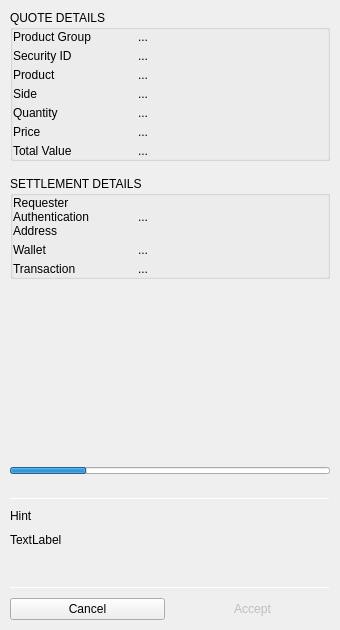
<?xml version="1.0" encoding="UTF-8"?>
<ui version="4.0">
 <class>DealerXBTSettlementDialog</class>
 <widget class="QDialog" name="DealerXBTSettlementDialog">
  <property name="geometry">
   <rect>
    <x>0</x>
    <y>0</y>
    <width>340</width>
    <height>630</height>
   </rect>
  </property>
  <property name="sizePolicy">
   <sizepolicy hsizetype="Fixed" vsizetype="Fixed">
    <horstretch>0</horstretch>
    <verstretch>0</verstretch>
   </sizepolicy>
  </property>
  <property name="minimumSize">
   <size>
    <width>340</width>
    <height>630</height>
   </size>
  </property>
  <property name="windowTitle">
   <string>Dealer's XBT Settlement</string>
  </property>
  <layout class="QVBoxLayout" name="verticalLayout_3">
   <property name="spacing">
    <number>0</number>
   </property>
   <property name="leftMargin">
    <number>0</number>
   </property>
   <property name="topMargin">
    <number>0</number>
   </property>
   <property name="rightMargin">
    <number>0</number>
   </property>
   <property name="bottomMargin">
    <number>0</number>
   </property>
   <item>
    <widget class="QWidget" name="verticalWidget" native="true">
     <property name="sizePolicy">
      <sizepolicy hsizetype="Preferred" vsizetype="Expanding">
       <horstretch>0</horstretch>
       <verstretch>0</verstretch>
      </sizepolicy>
     </property>
     <property name="minimumSize">
      <size>
       <width>0</width>
       <height>0</height>
      </size>
     </property>
     <layout class="QVBoxLayout" name="verticalLayout_2">
      <property name="spacing">
       <number>15</number>
      </property>
      <property name="leftMargin">
       <number>10</number>
      </property>
      <property name="topMargin">
       <number>10</number>
      </property>
      <property name="rightMargin">
       <number>10</number>
      </property>
      <property name="bottomMargin">
       <number>5</number>
      </property>
      <item>
       <widget class="QGroupBox" name="groupBox_2">
        <property name="title">
         <string>QUOTE DETAILS</string>
        </property>
        <layout class="QVBoxLayout" name="verticalLayout_6">
         <property name="spacing">
          <number>5</number>
         </property>
         <property name="leftMargin">
          <number>0</number>
         </property>
         <property name="topMargin">
          <number>0</number>
         </property>
         <property name="rightMargin">
          <number>0</number>
         </property>
         <property name="bottomMargin">
          <number>0</number>
         </property>
         <item>
          <widget class="QWidget" name="horizontalWidget4" native="true">
           <property name="minimumSize">
            <size>
             <width>0</width>
             <height>0</height>
            </size>
           </property>
           <layout class="QHBoxLayout" name="horizontalLayout_7">
            <property name="spacing">
             <number>5</number>
            </property>
            <property name="leftMargin">
             <number>0</number>
            </property>
            <property name="topMargin">
             <number>0</number>
            </property>
            <property name="rightMargin">
             <number>0</number>
            </property>
            <property name="bottomMargin">
             <number>0</number>
            </property>
            <item>
             <widget class="QLabel" name="label_8">
              <property name="minimumSize">
               <size>
                <width>120</width>
                <height>0</height>
               </size>
              </property>
              <property name="maximumSize">
               <size>
                <width>120</width>
                <height>16777215</height>
               </size>
              </property>
              <property name="text">
               <string>Product Group</string>
              </property>
              <property name="wordWrap">
               <bool>true</bool>
              </property>
             </widget>
            </item>
            <item>
             <widget class="QLabel" name="labelProductGroup">
              <property name="text">
               <string>...</string>
              </property>
              <property name="wordWrap">
               <bool>true</bool>
              </property>
              <property name="whiteLabel" stdset="0">
               <bool>true</bool>
              </property>
             </widget>
            </item>
           </layout>
          </widget>
         </item>
         <item>
          <widget class="QWidget" name="horizontalWidget5" native="true">
           <property name="minimumSize">
            <size>
             <width>0</width>
             <height>0</height>
            </size>
           </property>
           <layout class="QHBoxLayout" name="horizontalLayout_8">
            <property name="spacing">
             <number>5</number>
            </property>
            <property name="leftMargin">
             <number>0</number>
            </property>
            <property name="topMargin">
             <number>0</number>
            </property>
            <property name="rightMargin">
             <number>0</number>
            </property>
            <property name="bottomMargin">
             <number>0</number>
            </property>
            <item>
             <widget class="QLabel" name="label_2">
              <property name="minimumSize">
               <size>
                <width>120</width>
                <height>0</height>
               </size>
              </property>
              <property name="maximumSize">
               <size>
                <width>120</width>
                <height>16777215</height>
               </size>
              </property>
              <property name="text">
               <string>Security ID</string>
              </property>
              <property name="wordWrap">
               <bool>true</bool>
              </property>
             </widget>
            </item>
            <item>
             <widget class="QLabel" name="labelSecurityId">
              <property name="text">
               <string>...</string>
              </property>
              <property name="wordWrap">
               <bool>true</bool>
              </property>
              <property name="whiteLabel" stdset="0">
               <bool>true</bool>
              </property>
             </widget>
            </item>
           </layout>
          </widget>
         </item>
         <item>
          <widget class="QWidget" name="horizontalWidget6" native="true">
           <property name="minimumSize">
            <size>
             <width>0</width>
             <height>0</height>
            </size>
           </property>
           <layout class="QHBoxLayout" name="horizontalLayout_9">
            <property name="spacing">
             <number>5</number>
            </property>
            <property name="leftMargin">
             <number>0</number>
            </property>
            <property name="topMargin">
             <number>0</number>
            </property>
            <property name="rightMargin">
             <number>0</number>
            </property>
            <property name="bottomMargin">
             <number>0</number>
            </property>
            <item>
             <widget class="QLabel" name="label_3">
              <property name="minimumSize">
               <size>
                <width>120</width>
                <height>0</height>
               </size>
              </property>
              <property name="maximumSize">
               <size>
                <width>120</width>
                <height>16777215</height>
               </size>
              </property>
              <property name="text">
               <string>Product</string>
              </property>
              <property name="wordWrap">
               <bool>true</bool>
              </property>
             </widget>
            </item>
            <item>
             <widget class="QLabel" name="labelProduct">
              <property name="text">
               <string>...</string>
              </property>
              <property name="wordWrap">
               <bool>true</bool>
              </property>
              <property name="whiteLabel" stdset="0">
               <bool>true</bool>
              </property>
             </widget>
            </item>
           </layout>
          </widget>
         </item>
         <item>
          <widget class="QWidget" name="horizontalWidget7" native="true">
           <property name="minimumSize">
            <size>
             <width>0</width>
             <height>0</height>
            </size>
           </property>
           <layout class="QHBoxLayout" name="horizontalLayout_10">
            <property name="spacing">
             <number>5</number>
            </property>
            <property name="leftMargin">
             <number>0</number>
            </property>
            <property name="topMargin">
             <number>0</number>
            </property>
            <property name="rightMargin">
             <number>0</number>
            </property>
            <property name="bottomMargin">
             <number>0</number>
            </property>
            <item>
             <widget class="QLabel" name="label_4">
              <property name="minimumSize">
               <size>
                <width>120</width>
                <height>0</height>
               </size>
              </property>
              <property name="maximumSize">
               <size>
                <width>120</width>
                <height>16777215</height>
               </size>
              </property>
              <property name="text">
               <string>Side</string>
              </property>
              <property name="wordWrap">
               <bool>true</bool>
              </property>
             </widget>
            </item>
            <item>
             <widget class="QLabel" name="labelSide">
              <property name="text">
               <string>...</string>
              </property>
              <property name="wordWrap">
               <bool>true</bool>
              </property>
              <property name="whiteLabel" stdset="0">
               <bool>true</bool>
              </property>
             </widget>
            </item>
           </layout>
          </widget>
         </item>
         <item>
          <widget class="QWidget" name="horizontalWidget8" native="true">
           <property name="minimumSize">
            <size>
             <width>0</width>
             <height>0</height>
            </size>
           </property>
           <layout class="QHBoxLayout" name="horizontalLayout_11">
            <property name="spacing">
             <number>5</number>
            </property>
            <property name="leftMargin">
             <number>0</number>
            </property>
            <property name="topMargin">
             <number>0</number>
            </property>
            <property name="rightMargin">
             <number>0</number>
            </property>
            <property name="bottomMargin">
             <number>0</number>
            </property>
            <item>
             <widget class="QLabel" name="label_5">
              <property name="minimumSize">
               <size>
                <width>120</width>
                <height>0</height>
               </size>
              </property>
              <property name="maximumSize">
               <size>
                <width>120</width>
                <height>16777215</height>
               </size>
              </property>
              <property name="text">
               <string>Quantity</string>
              </property>
              <property name="wordWrap">
               <bool>true</bool>
              </property>
             </widget>
            </item>
            <item>
             <widget class="QLabel" name="labelQuantity">
              <property name="text">
               <string>...</string>
              </property>
              <property name="wordWrap">
               <bool>true</bool>
              </property>
              <property name="whiteLabel" stdset="0">
               <bool>true</bool>
              </property>
             </widget>
            </item>
           </layout>
          </widget>
         </item>
         <item>
          <widget class="QWidget" name="horizontalWidget9" native="true">
           <property name="minimumSize">
            <size>
             <width>0</width>
             <height>0</height>
            </size>
           </property>
           <layout class="QHBoxLayout" name="horizontalLayout_12">
            <property name="spacing">
             <number>5</number>
            </property>
            <property name="leftMargin">
             <number>0</number>
            </property>
            <property name="topMargin">
             <number>0</number>
            </property>
            <property name="rightMargin">
             <number>0</number>
            </property>
            <property name="bottomMargin">
             <number>0</number>
            </property>
            <item>
             <widget class="QLabel" name="label_6">
              <property name="minimumSize">
               <size>
                <width>120</width>
                <height>0</height>
               </size>
              </property>
              <property name="maximumSize">
               <size>
                <width>120</width>
                <height>16777215</height>
               </size>
              </property>
              <property name="text">
               <string>Price</string>
              </property>
              <property name="wordWrap">
               <bool>true</bool>
              </property>
             </widget>
            </item>
            <item>
             <widget class="QLabel" name="labelPrice">
              <property name="text">
               <string>...</string>
              </property>
              <property name="wordWrap">
               <bool>true</bool>
              </property>
              <property name="whiteLabel" stdset="0">
               <bool>true</bool>
              </property>
             </widget>
            </item>
           </layout>
          </widget>
         </item>
         <item>
          <widget class="QWidget" name="horizontalWidget10" native="true">
           <property name="minimumSize">
            <size>
             <width>0</width>
             <height>0</height>
            </size>
           </property>
           <layout class="QHBoxLayout" name="horizontalLayout_13">
            <property name="spacing">
             <number>5</number>
            </property>
            <property name="leftMargin">
             <number>0</number>
            </property>
            <property name="topMargin">
             <number>0</number>
            </property>
            <property name="rightMargin">
             <number>0</number>
            </property>
            <property name="bottomMargin">
             <number>0</number>
            </property>
            <item>
             <widget class="QLabel" name="label_7">
              <property name="minimumSize">
               <size>
                <width>120</width>
                <height>0</height>
               </size>
              </property>
              <property name="maximumSize">
               <size>
                <width>120</width>
                <height>16777215</height>
               </size>
              </property>
              <property name="text">
               <string>Total Value</string>
              </property>
              <property name="wordWrap">
               <bool>true</bool>
              </property>
             </widget>
            </item>
            <item>
             <widget class="QLabel" name="labelTotal">
              <property name="text">
               <string>...</string>
              </property>
              <property name="wordWrap">
               <bool>true</bool>
              </property>
              <property name="whiteLabel" stdset="0">
               <bool>true</bool>
              </property>
             </widget>
            </item>
           </layout>
          </widget>
         </item>
        </layout>
       </widget>
      </item>
      <item>
       <widget class="QGroupBox" name="groupBox_3">
        <property name="title">
         <string>SETTLEMENT DETAILS</string>
        </property>
        <layout class="QVBoxLayout" name="verticalLayout_4">
         <property name="spacing">
          <number>5</number>
         </property>
         <property name="leftMargin">
          <number>0</number>
         </property>
         <property name="topMargin">
          <number>0</number>
         </property>
         <property name="rightMargin">
          <number>0</number>
         </property>
         <property name="bottomMargin">
          <number>0</number>
         </property>
         <item>
          <widget class="QWidget" name="horizontalWidget" native="true">
           <property name="minimumSize">
            <size>
             <width>0</width>
             <height>0</height>
            </size>
           </property>
           <layout class="QHBoxLayout" name="horizontalLayout_3">
            <property name="spacing">
             <number>5</number>
            </property>
            <property name="leftMargin">
             <number>0</number>
            </property>
            <property name="topMargin">
             <number>0</number>
            </property>
            <property name="rightMargin">
             <number>0</number>
            </property>
            <property name="bottomMargin">
             <number>0</number>
            </property>
            <item>
             <widget class="QLabel" name="label">
              <property name="minimumSize">
               <size>
                <width>120</width>
                <height>0</height>
               </size>
              </property>
              <property name="maximumSize">
               <size>
                <width>120</width>
                <height>16777215</height>
               </size>
              </property>
              <property name="text">
               <string>Requester Authentication Address</string>
              </property>
              <property name="wordWrap">
               <bool>true</bool>
              </property>
             </widget>
            </item>
            <item>
             <widget class="QLabel" name="labelRequestorAuthAddress">
              <property name="text">
               <string>...</string>
              </property>
              <property name="wordWrap">
               <bool>true</bool>
              </property>
              <property name="whiteLabel" stdset="0">
               <bool>true</bool>
              </property>
             </widget>
            </item>
           </layout>
          </widget>
         </item>
         <item>
          <widget class="QWidget" name="horizontalWidget1" native="true">
           <property name="minimumSize">
            <size>
             <width>0</width>
             <height>0</height>
            </size>
           </property>
           <layout class="QHBoxLayout" name="horizontalLayout_4">
            <property name="spacing">
             <number>5</number>
            </property>
            <property name="leftMargin">
             <number>0</number>
            </property>
            <property name="topMargin">
             <number>0</number>
            </property>
            <property name="rightMargin">
             <number>0</number>
            </property>
            <property name="bottomMargin">
             <number>0</number>
            </property>
            <item>
             <widget class="QLabel" name="labelWalletDescription">
              <property name="minimumSize">
               <size>
                <width>120</width>
                <height>0</height>
               </size>
              </property>
              <property name="maximumSize">
               <size>
                <width>120</width>
                <height>16777215</height>
               </size>
              </property>
              <property name="text">
               <string>Wallet</string>
              </property>
              <property name="wordWrap">
               <bool>true</bool>
              </property>
             </widget>
            </item>
            <item>
             <widget class="QLabel" name="labelWallet">
              <property name="text">
               <string>...</string>
              </property>
              <property name="wordWrap">
               <bool>true</bool>
              </property>
              <property name="whiteLabel" stdset="0">
               <bool>true</bool>
              </property>
             </widget>
            </item>
           </layout>
          </widget>
         </item>
         <item>
          <widget class="QWidget" name="horizontalWidget3" native="true">
           <property name="minimumSize">
            <size>
             <width>0</width>
             <height>0</height>
            </size>
           </property>
           <layout class="QHBoxLayout" name="horizontalLayout_6">
            <property name="spacing">
             <number>5</number>
            </property>
            <property name="leftMargin">
             <number>0</number>
            </property>
            <property name="topMargin">
             <number>0</number>
            </property>
            <property name="rightMargin">
             <number>0</number>
            </property>
            <property name="bottomMargin">
             <number>0</number>
            </property>
            <item>
             <widget class="QLabel" name="labelTransactionDescription">
              <property name="minimumSize">
               <size>
                <width>120</width>
                <height>0</height>
               </size>
              </property>
              <property name="maximumSize">
               <size>
                <width>120</width>
                <height>16777215</height>
               </size>
              </property>
              <property name="text">
               <string>Transaction</string>
              </property>
              <property name="wordWrap">
               <bool>true</bool>
              </property>
             </widget>
            </item>
            <item>
             <widget class="QLabel" name="labelTransactioAmount">
              <property name="text">
               <string>...</string>
              </property>
              <property name="wordWrap">
               <bool>true</bool>
              </property>
              <property name="whiteLabel" stdset="0">
               <bool>true</bool>
              </property>
             </widget>
            </item>
           </layout>
          </widget>
         </item>
        </layout>
       </widget>
      </item>
      <item>
       <spacer name="verticalSpacer">
        <property name="orientation">
         <enum>Qt::Vertical</enum>
        </property>
        <property name="sizeHint" stdset="0">
         <size>
          <width>20</width>
          <height>40</height>
         </size>
        </property>
       </spacer>
      </item>
      <item>
       <widget class="QWidget" name="widget_2" native="true">
        <layout class="QVBoxLayout" name="verticalLayout_5">
         <property name="spacing">
          <number>5</number>
         </property>
         <property name="leftMargin">
          <number>0</number>
         </property>
         <property name="topMargin">
          <number>0</number>
         </property>
         <property name="rightMargin">
          <number>0</number>
         </property>
         <property name="bottomMargin">
          <number>0</number>
         </property>
         <item>
          <widget class="QProgressBar" name="progressBar">
           <property name="minimumSize">
            <size>
             <width>0</width>
             <height>7</height>
            </size>
           </property>
           <property name="maximumSize">
            <size>
             <width>16777215</width>
             <height>7</height>
            </size>
           </property>
           <property name="value">
            <number>24</number>
           </property>
           <property name="textVisible">
            <bool>false</bool>
           </property>
          </widget>
         </item>
         <item>
          <widget class="QLabel" name="labelTimeLeft">
           <property name="text">
            <string/>
           </property>
           <property name="alignment">
            <set>Qt::AlignCenter</set>
           </property>
          </widget>
         </item>
        </layout>
       </widget>
      </item>
     </layout>
    </widget>
   </item>
   <item>
    <widget class="QWidget" name="verticalWidgetPassword" native="true">
     <property name="minimumSize">
      <size>
       <width>0</width>
       <height>50</height>
      </size>
     </property>
     <property name="darkOverlay" stdset="0">
      <bool>true</bool>
     </property>
     <layout class="QVBoxLayout" name="verticalLayout">
      <property name="spacing">
       <number>10</number>
      </property>
      <property name="leftMargin">
       <number>10</number>
      </property>
      <property name="topMargin">
       <number>0</number>
      </property>
      <property name="rightMargin">
       <number>10</number>
      </property>
      <property name="bottomMargin">
       <number>0</number>
      </property>
      <item>
       <widget class="Line" name="line_3">
        <property name="minimumSize">
         <size>
          <width>0</width>
          <height>1</height>
         </size>
        </property>
        <property name="maximumSize">
         <size>
          <width>16777215</width>
          <height>1</height>
         </size>
        </property>
        <property name="orientation">
         <enum>Qt::Horizontal</enum>
        </property>
       </widget>
      </item>
      <item>
       <widget class="QLabel" name="labelHint">
        <property name="text">
         <string>Hint</string>
        </property>
        <property name="alignment">
         <set>Qt::AlignLeading|Qt::AlignLeft|Qt::AlignVCenter</set>
        </property>
        <property name="wordWrap">
         <bool>true</bool>
        </property>
       </widget>
      </item>
      <item>
       <widget class="QLabel" name="labelError">
        <property name="text">
         <string>TextLabel</string>
        </property>
        <property name="alignment">
         <set>Qt::AlignLeading|Qt::AlignLeft|Qt::AlignVCenter</set>
        </property>
        <property name="wordWrap">
         <bool>true</bool>
        </property>
       </widget>
      </item>
      <item>
       <widget class="QWidget" name="horizontalWidgetPassword" native="true">
        <layout class="QHBoxLayout" name="horizontalLayout_2">
         <property name="spacing">
          <number>5</number>
         </property>
         <property name="leftMargin">
          <number>0</number>
         </property>
         <property name="topMargin">
          <number>0</number>
         </property>
         <property name="rightMargin">
          <number>0</number>
         </property>
         <property name="bottomMargin">
          <number>0</number>
         </property>
         <item>
          <widget class="QLabel" name="label_10">
           <property name="minimumSize">
            <size>
             <width>20</width>
             <height>20</height>
            </size>
           </property>
           <property name="maximumSize">
            <size>
             <width>20</width>
             <height>20</height>
            </size>
           </property>
           <property name="text">
            <string/>
           </property>
           <property name="pixmap">
            <pixmap resource="armory.qrc">:/resources/sign@2x.png</pixmap>
           </property>
           <property name="scaledContents">
            <bool>true</bool>
           </property>
           <property name="alignment">
            <set>Qt::AlignCenter</set>
           </property>
          </widget>
         </item>
        </layout>
       </widget>
      </item>
      <item>
       <widget class="Line" name="line_2">
        <property name="minimumSize">
         <size>
          <width>0</width>
          <height>1</height>
         </size>
        </property>
        <property name="maximumSize">
         <size>
          <width>16777215</width>
          <height>1</height>
         </size>
        </property>
        <property name="orientation">
         <enum>Qt::Horizontal</enum>
        </property>
       </widget>
      </item>
     </layout>
    </widget>
   </item>
   <item>
    <widget class="QWidget" name="widget" native="true">
     <property name="buttonBar" stdset="0">
      <bool>true</bool>
     </property>
     <layout class="QHBoxLayout" name="horizontalLayout">
      <property name="spacing">
       <number>10</number>
      </property>
      <property name="leftMargin">
       <number>10</number>
      </property>
      <property name="topMargin">
       <number>10</number>
      </property>
      <property name="rightMargin">
       <number>10</number>
      </property>
      <property name="bottomMargin">
       <number>10</number>
      </property>
      <item>
       <widget class="QPushButton" name="pushButtonCancel">
        <property name="styleSheet">
         <string notr="true"/>
        </property>
        <property name="text">
         <string>Cancel</string>
        </property>
        <property name="autoDefault">
         <bool>false</bool>
        </property>
       </widget>
      </item>
      <item>
       <widget class="QPushButton" name="pushButtonAccept">
        <property name="enabled">
         <bool>false</bool>
        </property>
        <property name="styleSheet">
         <string notr="true"/>
        </property>
        <property name="text">
         <string>Accept</string>
        </property>
        <property name="default">
         <bool>true</bool>
        </property>
        <property name="flat">
         <bool>true</bool>
        </property>
       </widget>
      </item>
     </layout>
    </widget>
   </item>
  </layout>
 </widget>
 <resources>
  <include location="armory.qrc"/>
  <include location="armory.qrc"/>
 </resources>
 <connections/>
</ui>
